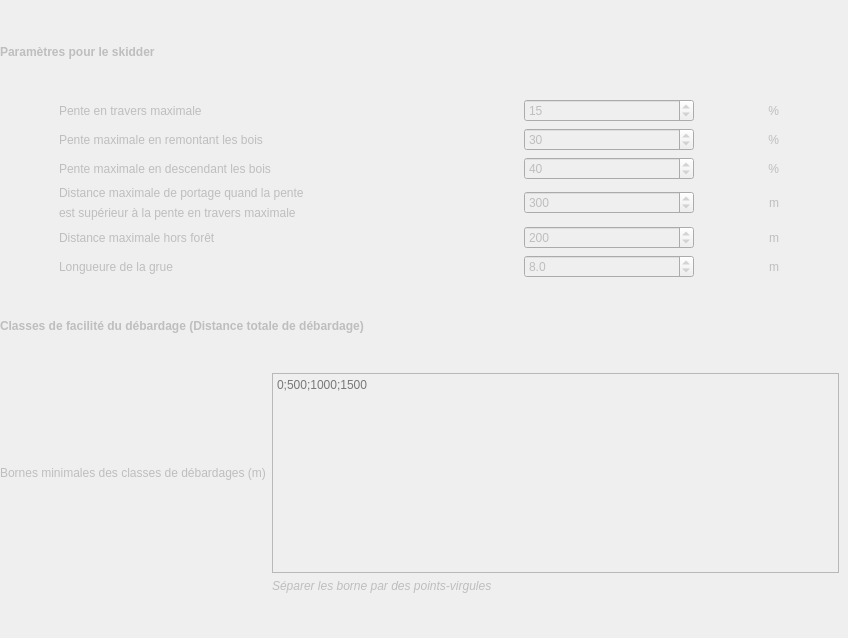
   <widget class="QWidget" name="porteur">
    <property name="enabled">
     <bool>false</bool>
    </property>
    <attribute name="title">
     <string>Porteur</string>
    </attribute>
    <widget class="QWidget" name="layoutWidget">
     <property name="geometry">
      <rect>
       <x>0</x>
       <y>10</y>
       <width>839</width>
       <height>619</height>
      </rect>
     </property>
     <property name="font">
      <font>
       <pointsize>9</pointsize>
      </font>
     </property>
     <layout class="QVBoxLayout" name="verticalLayout_16">
      <item>
       <widget class="QLabel" name="label_55">
        <property name="font">
         <font>
          <pointsize>9</pointsize>
          <weight>75</weight>
          <bold>true</bold>
         </font>
        </property>
        <property name="text">
         <string>Paramètres pour le skidder</string>
        </property>
       </widget>
      </item>
      <item>
       <layout class="QGridLayout" name="gridLayout_8">
        <item row="3" column="1">
         <widget class="QSpinBox" name="spinBox_10">
          <property name="maximumSize">
           <size>
            <width>170</width>
            <height>16777215</height>
           </size>
          </property>
          <property name="font">
           <font>
            <pointsize>9</pointsize>
            <weight>50</weight>
            <bold>false</bold>
           </font>
          </property>
          <property name="maximum">
           <number>100000</number>
          </property>
          <property name="value">
           <number>300</number>
          </property>
         </widget>
        </item>
        <item row="1" column="1">
         <widget class="QSpinBox" name="spinBox_9">
          <property name="maximumSize">
           <size>
            <width>170</width>
            <height>16777215</height>
           </size>
          </property>
          <property name="font">
           <font>
            <pointsize>9</pointsize>
            <weight>50</weight>
            <bold>false</bold>
           </font>
          </property>
          <property name="maximum">
           <number>180</number>
          </property>
          <property name="value">
           <number>30</number>
          </property>
         </widget>
        </item>
        <item row="5" column="2">
         <widget class="QLabel" name="label_67">
          <property name="maximumSize">
           <size>
            <width>20</width>
            <height>16777215</height>
           </size>
          </property>
          <property name="font">
           <font>
            <pointsize>9</pointsize>
           </font>
          </property>
          <property name="text">
           <string>m</string>
          </property>
          <property name="alignment">
           <set>Qt::AlignRight|Qt::AlignTrailing|Qt::AlignVCenter</set>
          </property>
         </widget>
        </item>
        <item row="1" column="0">
         <widget class="QLabel" name="label_58">
          <property name="font">
           <font>
            <pointsize>9</pointsize>
           </font>
          </property>
          <property name="text">
           <string>Pente maximale en remontant les bois</string>
          </property>
         </widget>
        </item>
        <item row="4" column="1">
         <widget class="QSpinBox" name="spinBox_11">
          <property name="maximumSize">
           <size>
            <width>170</width>
            <height>16777215</height>
           </size>
          </property>
          <property name="font">
           <font>
            <pointsize>9</pointsize>
            <weight>50</weight>
            <bold>false</bold>
           </font>
          </property>
          <property name="maximum">
           <number>100000</number>
          </property>
          <property name="value">
           <number>200</number>
          </property>
         </widget>
        </item>
        <item row="3" column="0">
         <layout class="QVBoxLayout" name="verticalLayout_15">
          <item>
           <widget class="QLabel" name="label_60">
            <property name="font">
             <font>
              <pointsize>9</pointsize>
             </font>
            </property>
            <property name="text">
             <string>Distance maximale de portage quand la pente</string>
            </property>
           </widget>
          </item>
          <item>
           <widget class="QLabel" name="label_68">
            <property name="font">
             <font>
              <pointsize>9</pointsize>
             </font>
            </property>
            <property name="text">
             <string>est supérieur à la pente en travers maximale</string>
            </property>
           </widget>
          </item>
         </layout>
        </item>
        <item row="4" column="2">
         <widget class="QLabel" name="label_63">
          <property name="maximumSize">
           <size>
            <width>20</width>
            <height>16777215</height>
           </size>
          </property>
          <property name="font">
           <font>
            <pointsize>9</pointsize>
           </font>
          </property>
          <property name="text">
           <string>m</string>
          </property>
          <property name="alignment">
           <set>Qt::AlignRight|Qt::AlignTrailing|Qt::AlignVCenter</set>
          </property>
         </widget>
        </item>
        <item row="1" column="2">
         <widget class="QLabel" name="label_59">
          <property name="maximumSize">
           <size>
            <width>20</width>
            <height>16777215</height>
           </size>
          </property>
          <property name="font">
           <font>
            <pointsize>9</pointsize>
           </font>
          </property>
          <property name="text">
           <string>%</string>
          </property>
          <property name="alignment">
           <set>Qt::AlignRight|Qt::AlignTrailing|Qt::AlignVCenter</set>
          </property>
         </widget>
        </item>
        <item row="2" column="1">
         <widget class="QSpinBox" name="spinBox_12">
          <property name="maximumSize">
           <size>
            <width>170</width>
            <height>16777215</height>
           </size>
          </property>
          <property name="font">
           <font>
            <pointsize>9</pointsize>
            <weight>50</weight>
            <bold>false</bold>
           </font>
          </property>
          <property name="maximum">
           <number>180</number>
          </property>
          <property name="value">
           <number>40</number>
          </property>
         </widget>
        </item>
        <item row="0" column="0">
         <widget class="QLabel" name="label_56">
          <property name="font">
           <font>
            <pointsize>9</pointsize>
           </font>
          </property>
          <property name="text">
           <string>Pente en travers maximale</string>
          </property>
         </widget>
        </item>
        <item row="2" column="0">
         <widget class="QLabel" name="label_64">
          <property name="font">
           <font>
            <pointsize>9</pointsize>
           </font>
          </property>
          <property name="text">
           <string>Pente maximale en descendant les bois</string>
          </property>
         </widget>
        </item>
        <item row="3" column="2">
         <widget class="QLabel" name="label_61">
          <property name="maximumSize">
           <size>
            <width>20</width>
            <height>16777215</height>
           </size>
          </property>
          <property name="font">
           <font>
            <pointsize>9</pointsize>
           </font>
          </property>
          <property name="text">
           <string>m</string>
          </property>
          <property name="alignment">
           <set>Qt::AlignRight|Qt::AlignTrailing|Qt::AlignVCenter</set>
          </property>
         </widget>
        </item>
        <item row="4" column="0">
         <widget class="QLabel" name="label_62">
          <property name="font">
           <font>
            <pointsize>9</pointsize>
           </font>
          </property>
          <property name="text">
           <string>Distance maximale hors forêt</string>
          </property>
         </widget>
        </item>
        <item row="0" column="1">
         <widget class="QSpinBox" name="spinBox_8">
          <property name="maximumSize">
           <size>
            <width>170</width>
            <height>16777215</height>
           </size>
          </property>
          <property name="font">
           <font>
            <pointsize>9</pointsize>
            <weight>50</weight>
            <bold>false</bold>
           </font>
          </property>
          <property name="maximum">
           <number>180</number>
          </property>
          <property name="value">
           <number>15</number>
          </property>
         </widget>
        </item>
        <item row="2" column="2">
         <widget class="QLabel" name="label_65">
          <property name="maximumSize">
           <size>
            <width>20</width>
            <height>16777215</height>
           </size>
          </property>
          <property name="font">
           <font>
            <pointsize>9</pointsize>
           </font>
          </property>
          <property name="text">
           <string>%</string>
          </property>
          <property name="alignment">
           <set>Qt::AlignRight|Qt::AlignTrailing|Qt::AlignVCenter</set>
          </property>
         </widget>
        </item>
        <item row="5" column="0">
         <widget class="QLabel" name="label_66">
          <property name="maximumSize">
           <size>
            <width>400</width>
            <height>16777215</height>
           </size>
          </property>
          <property name="font">
           <font>
            <pointsize>9</pointsize>
           </font>
          </property>
          <property name="text">
           <string>Longueure de la grue</string>
          </property>
         </widget>
        </item>
        <item row="0" column="2">
         <widget class="QLabel" name="label_57">
          <property name="maximumSize">
           <size>
            <width>20</width>
            <height>16777215</height>
           </size>
          </property>
          <property name="font">
           <font>
            <pointsize>9</pointsize>
           </font>
          </property>
          <property name="text">
           <string>%</string>
          </property>
          <property name="alignment">
           <set>Qt::AlignRight|Qt::AlignTrailing|Qt::AlignVCenter</set>
          </property>
         </widget>
        </item>
        <item row="5" column="1">
         <widget class="QDoubleSpinBox" name="doubleSpinBox_1">
          <property name="font">
           <font>
            <pointsize>9</pointsize>
           </font>
          </property>
          <property name="decimals">
           <number>1</number>
          </property>
          <property name="maximum">
           <double>999999999.000000000000000</double>
          </property>
          <property name="singleStep">
           <double>0.100000000000000</double>
          </property>
          <property name="value">
           <double>8.000000000000000</double>
          </property>
         </widget>
        </item>
       </layout>
      </item>
      <item>
       <widget class="QLabel" name="label_69">
        <property name="font">
         <font>
          <pointsize>9</pointsize>
          <weight>75</weight>
          <bold>true</bold>
         </font>
        </property>
        <property name="text">
         <string>Classes de facilité du débardage (Distance totale de débardage)</string>
        </property>
       </widget>
      </item>
      <item>
       <layout class="QGridLayout" name="gridLayout_9">
        <item row="0" column="0">
         <widget class="QLabel" name="label_70">
          <property name="font">
           <font>
            <pointsize>9</pointsize>
           </font>
          </property>
          <property name="text">
           <string>Bornes minimales des classes de débardages (m)</string>
          </property>
         </widget>
        </item>
        <item row="0" column="1">
         <widget class="QPlainTextEdit" name="plainTextEdit_2">
          <property name="minimumSize">
           <size>
            <width>400</width>
            <height>180</height>
           </size>
          </property>
          <property name="maximumSize">
           <size>
            <width>1070</width>
            <height>200</height>
           </size>
          </property>
          <property name="font">
           <font>
            <pointsize>9</pointsize>
           </font>
          </property>
          <property name="layoutDirection">
           <enum>Qt::LeftToRight</enum>
          </property>
          <property name="placeholderText">
           <string>0;500;1000;1500</string>
          </property>
         </widget>
        </item>
        <item row="1" column="1">
         <widget class="QLabel" name="label_71">
          <property name="minimumSize">
           <size>
            <width>0</width>
            <height>50</height>
           </size>
          </property>
          <property name="maximumSize">
           <size>
            <width>16777215</width>
            <height>50</height>
           </size>
          </property>
          <property name="font">
           <font>
            <pointsize>9</pointsize>
            <italic>true</italic>
           </font>
          </property>
          <property name="text">
           <string>Séparer les borne par des points-virgules</string>
          </property>
          <property name="alignment">
           <set>Qt::AlignLeading|Qt::AlignLeft|Qt::AlignTop</set>
          </property>
         </widget>
        </item>
       </layout>
      </item>
     </layout>
    </widget>
   </widget>
